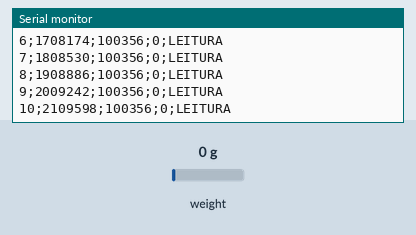
This sketch was run on a simulated ESP32. Shown: the last lines printed to the serial monitor. The test bench sets the inputs (shaded band); at power-on: weight on the scale 0 g.

Above: at 2.2 s.
2.3 s: weight on the scale set to 100 g
At 2.32 s:
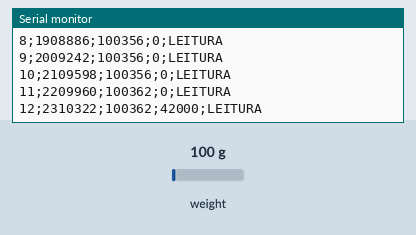
3.8 s: weight on the scale set to 1250 g
At 3.82 s:
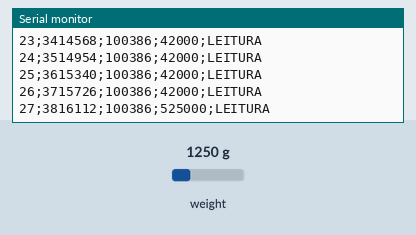
Timing chart, 0 to 6.8 s (numbered marks = the images above; inputs shaded):
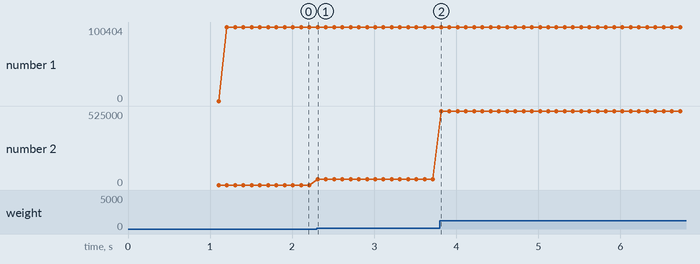

Measured:
- after the input at 2.3 s, the serial monitor: prints a new line at once (image 1)
- plotted number 1: 100362 → 100386 after the input at 2.3 s
- plotted number 2: 0 → 42000 after the input at 2.3 s

The sketch:

Teste_HX711_Bruto.ino
```cpp
/*
  TCC - Teste isolado do HX711 com ESP32 DevKit V1.
  Biblioteca: HX711 Arduino Library, de Bogdan Necula / bogde.
  DT -> GPIO33; CLK -> GPIO32; VCC -> 3V3; GND comum.
  Canal A, ganho 128. Nao faz tara, calibracao, LoRa ou acesso a flash.
  As leituras sao CONTAGENS BRUTAS, nao N, kg ou kgf.
  Monitor Serial: 115200 baud.
  A taxa depende do hardware RATE do modulo; este codigo nao a altera.
  Ao enviar este sketch, o firmware anterior do ESP32 sera substituido.
*/
#include <HX711.h>

constexpr uint8_t HX_DT = 33;
constexpr uint8_t HX_CLK = 32;
HX711 celula;
unsigned long ultimaLeituraMs = 0;
unsigned long ultimoAvisoMs = 0;
unsigned long tempoAnteriorUs = 0;
unsigned long sequencia = 0;
bool primeiraLeitura = true;

void setup() {
  Serial.begin(115200);
  delay(1000);
  Serial.println("# Teste HX711: DT=33, CLK=32, canal A, ganho 128");
  Serial.println("# Valores brutos; sem tara ou calibracao.");
  celula.begin(HX_DT, HX_CLK, 128);
  ultimaLeituraMs = millis();
  ultimoAvisoMs = ultimaLeituraMs;
  Serial.println("seq;tempo_us;intervalo_us;bruto;estado");
}

void loop() {
  if (celula.is_ready()) {
    const long bruto = celula.read();
    const unsigned long agoraUs = micros();
    const unsigned long intervaloUs = primeiraLeitura ? 0 : agoraUs - tempoAnteriorUs;
    primeiraLeitura = false;
    tempoAnteriorUs = agoraUs;
    ultimaLeituraMs = millis();

    Serial.print(sequencia++);
    Serial.print(';');
    Serial.print(agoraUs);
    Serial.print(';');
    Serial.print(intervaloUs);
    Serial.print(';');
    Serial.print(bruto);
    Serial.print(';');
    Serial.println((bruto == 8388607L || bruto == -8388608L)
                   ? "LIMITE_ADC" : "LEITURA");
  } else {
    const unsigned long agoraMs = millis();
    if (agoraMs - ultimaLeituraMs >= 2000 && agoraMs - ultimoAvisoMs >= 2000) {
      Serial.println("# SEM DADOS: confira alimentacao, GND, DT e CLK.");
      ultimoAvisoMs = agoraMs;
    }
    delay(1);
  }
}
```
